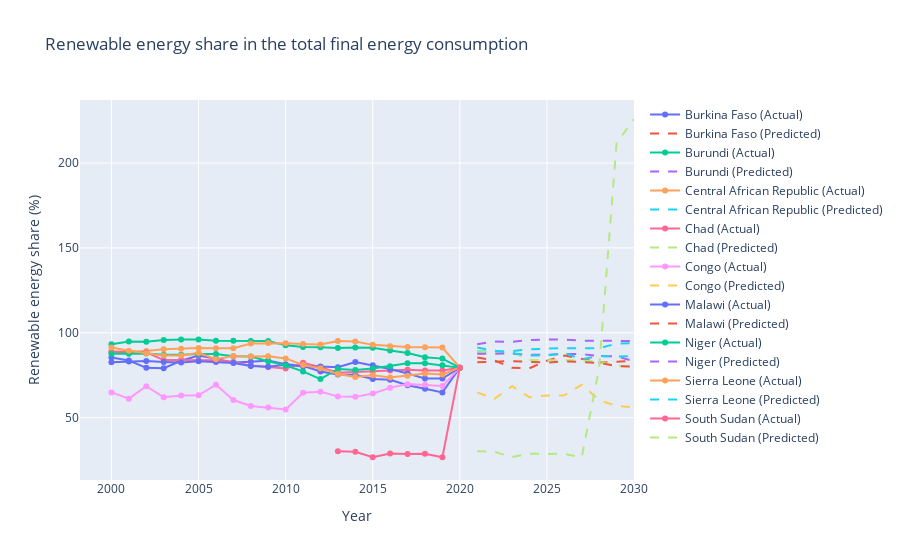

The code cell stored with this chart in its notebook:
### Code cell
# predictions

import numpy as np
import pandas as pd
import plotly.graph_objects as go
from sklearn.pipeline import make_pipeline
from sklearn.preprocessing import PolynomialFeatures, StandardScaler
from sklearn.linear_model import LinearRegression
from sklearn.compose import ColumnTransformer
from sklearn.impute import SimpleImputer

subsaharan_df = pd.read_csv('data/subsaharan-africa.csv')

lowest_countries = ['Chad', 'Niger', 'Burkina Faso', 'South Sudan', 'Central African Republic', 'Congo', 'Burundi', 'Malawi', 'Sierra Leone']

subsaharan_df = subsaharan_df[subsaharan_df['Entity'].isin(lowest_countries)]

features = ['Year',
            'Access to clean fuels for cooking',
            'Renewable-electricity-generating-capacity-per-capita',
            'Electricity from fossil fuels (TWh)',
            'Electricity from nuclear (TWh)',
            'Electricity from renewables (TWh)',
            'Primary energy consumption per capita (kWh/person)',
            'Energy intensity level of primary energy (MJ/$2017 PPP GDP)',
            'gdp_growth',
            'gdp_per_capita'
]

subsaharan_df = subsaharan_df[['Entity'] + ['Renewable energy share in the total final energy consumption (%)'] + features]

degree = 2

columns_to_scale = [col for col in features if col != 'Year']

preprocessor = ColumnTransformer(
    transformers=[
        ('num', make_pipeline(SimpleImputer(strategy='mean'), StandardScaler()), columns_to_scale),
        ('passthrough', 'passthrough', ['Year'])
    ]
)

fig = go.Figure()
subsaharan_df['Renewable energy share in the total final energy consumption (%)'].fillna(subsaharan_df['Renewable energy share in the total final energy consumption (%)'].mean(), inplace=True)
for entity in subsaharan_df['Entity'].unique():
    entity_data = subsaharan_df[subsaharan_df['Entity'] == entity]
    X = entity_data[features]
    y = entity_data['Renewable energy share in the total final energy consumption (%)'].values

    polynomial_model = make_pipeline(preprocessor, PolynomialFeatures(degree), LinearRegression())
    polynomial_model.fit(X, y)

    future_years = np.arange(2021, 2031).reshape(-1, 1)  # Start from the first year to the year 2030
    future_data = pd.DataFrame(future_years, columns=['Year'])
    for col in columns_to_scale:
        future_data[col] = entity_data[col].mean()  # Fill future data with mean values of the columns

    y_pred = polynomial_model.predict(future_data)

    predicted_full_series = np.concatenate((y, y_pred[len(X):]))  # Take historical y and append predicted for future

    fig.add_trace(go.Scatter(x=entity_data['Year'], y=y, mode='lines+markers', name=f'{entity} (Actual)'))

    fig.add_trace(go.Scatter(x=future_years.flatten(), y=predicted_full_series, mode='lines', name=f'{entity} (Predicted)', line=dict(dash='dash')))

fig.update_layout(
    title='Renewable energy share in the total final energy consumption',
    xaxis_title='Year',
    yaxis_title='Renewable energy share (%)',
    showlegend=True
)

fig.show()

### Figure 1 — Plotly figure (JSON) as saved in the notebook; plotly's stock layout.template omitted (floating-point values rounded to 4 significant figures)
{"data": [{"mode": "lines+markers", "name": "Burkina Faso (Actual)", "type": "scatter", "x": [2000, 2001, 2002, 2003, 2004, 2005, 2006, 2007, 2008, 2009, 2010, 2011, 2012, 2013, 2014, 2015, 2016, 2017, 2018, 2019, 2020], "y": [85.41, 83.68, 79.34, 79.08, 83.53, 86.54, 84.62, 82.43, 82.94, 83.6, 81.45, 80.57, 77.18, 75.43, 75.24, 72.71, 72.27, 69.08, 66.97, 64.85, 79.42]}, {"line": {"dash": "dash"}, "mode": "lines", "name": "Burkina Faso (Predicted)", "type": "scatter", "x": [2021, 2022, 2023, 2024, 2025, 2026, 2027, 2028, 2029, 2030], "y": [85.41, 83.68, 79.34, 79.08, 83.53, 86.54, 84.62, 82.43, 82.94, 83.6, 81.45, 80.57, 77.18, 75.43, 75.24, 72.71, 72.27, 69.08, 66.97, 64.85, 79.42]}, {"mode": "lines+markers", "name": "Burundi (Actual)", "type": "scatter", "x": [2000, 2001, 2002, 2003, 2004, 2005, 2006, 2007, 2008, 2009, 2010, 2011, 2012, 2013, 2014, 2015, 2016, 2017, 2018, 2019, 2020], "y": [93.23, 94.84, 94.65, 95.76, 96.04, 96.01, 95.31, 95.29, 95.15, 95.18, 92.57, 91.65, 91.45, 91.08, 91.28, 91.15, 89.52, 88.12, 85.58, 84.77, 79.42]}, {"line": {"dash": "dash"}, "mode": "lines", "name": "Burundi (Predicted)", "type": "scatter", "x": [2021, 2022, 2023, 2024, 2025, 2026, 2027, 2028, 2029, 2030], "y": [93.23, 94.84, 94.65, 95.76, 96.04, 96.01, 95.31, 95.29, 95.15, 95.18, 92.57, 91.65, 91.45, 91.08, 91.28, 91.15, 89.52, 88.12, 85.58, 84.77, 79.42]}, {"mode": "lines+markers", "name": "Central African Republic (Actual)", "type": "scatter", "x": [2000, 2001, 2002, 2003, 2004, 2005, 2006, 2007, 2008, 2009, 2010, 2011, 2012, 2013, 2014, 2015, 2016, 2017, 2018, 2019, 2020], "y": [88.9, 88.92, 89.22, 90.25, 90.64, 90.96, 90.8, 90.88, 93.64, 93.91, 93.84, 93.33, 93.07, 95.08, 94.82, 92.86, 92.11, 91.58, 91.42, 91.26, 79.42]}, {"line": {"dash": "dash"}, "mode": "lines", "name": "Central African Republic (Predicted)", "type": "scatter", "x": [2021, 2022, 2023, 2024, 2025, 2026, 2027, 2028, 2029, 2030], "y": [88.9, 88.92, 89.22, 90.25, 90.64, 90.96, 90.8, 90.88, 93.64, 93.91, 93.84, 93.33, 93.07, 95.08, 94.82, 92.86, 92.11, 91.58, 91.42, 91.26, 79.42]}, {"mode": "lines+markers", "name": "Chad (Actual)", "type": "scatter", "x": [2000, 2001, 2002, 2003, 2004, 2005, 2006, 2007, 2008, 2009, 2010, 2011, 2012, 2013, 2014, 2015, 2016, 2017, 2018, 2019, 2020], "y": [88.7, 88.6, 88.53, 83.91, 84, 83.82, 83.74, 82.8, 80.63, 79.78, 79.01, 82.37, 79.73, 76.45, 76.86, 77.35, 77.77, 78.27, 77.7, 77.79, 79.42]}, {"line": {"dash": "dash"}, "mode": "lines", "name": "Chad (Predicted)", "type": "scatter", "x": [2021, 2022, 2023, 2024, 2025, 2026, 2027, 2028, 2029, 2030], "y": [88.7, 88.6, 88.53, 83.91, 84, 83.82, 83.74, 82.8, 80.63, 79.78, 79.01, 82.37, 79.73, 76.45, 76.86, 77.35, 77.77, 78.27, 77.7, 77.79, 79.42]}, {"mode": "lines+markers", "name": "Congo (Actual)", "type": "scatter", "x": [2000, 2001, 2002, 2003, 2004, 2005, 2006, 2007, 2008, 2009, 2010, 2011, 2012, 2013, 2014, 2015, 2016, 2017, 2018, 2019, 2020], "y": [64.86, 61.18, 68.53, 61.99, 63.03, 63.11, 69.42, 60.34, 56.86, 56.03, 54.8, 64.62, 65.3, 62.47, 62.23, 64.15, 67.61, 69.73, 69.34, 68.67, 79.42]}, {"line": {"dash": "dash"}, "mode": "lines", "name": "Congo (Predicted)", "type": "scatter", "x": [2021, 2022, 2023, 2024, 2025, 2026, 2027, 2028, 2029, 2030], "y": [64.86, 61.18, 68.53, 61.99, 63.03, 63.11, 69.42, 60.34, 56.86, 56.03, 54.8, 64.62, 65.3, 62.47, 62.23, 64.15, 67.61, 69.73, 69.34, 68.67, 79.42]}, {"mode": "lines+markers", "name": "Malawi (Actual)", "type": "scatter", "x": [2000, 2001, 2002, 2003, 2004, 2005, 2006, 2007, 2008, 2009, 2010, 2011, 2012, 2013, 2014, 2015, 2016, 2017, 2018, 2019, 2020], "y": [82.62, 83.13, 83.3, 82.83, 82.45, 83.17, 82.8, 82.21, 80.39, 80.01, 81.21, 80.17, 80.11, 79.68, 82.7, 80.87, 78.69, 75.94, 73.03, 73.02, 79.42]}, {"line": {"dash": "dash"}, "mode": "lines", "name": "Malawi (Predicted)", "type": "scatter", "x": [2021, 2022, 2023, 2024, 2025, 2026, 2027, 2028, 2029, 2030], "y": [82.62, 83.13, 83.3, 82.83, 82.45, 83.17, 82.8, 82.21, 80.39, 80.01, 81.21, 80.17, 80.11, 79.68, 82.7, 80.87, 78.69, 75.94, 73.03, 73.02, 79.42]}, {"mode": "lines+markers", "name": "Niger (Actual)", "type": "scatter", "x": [2000, 2001, 2002, 2003, 2004, 2005, 2006, 2007, 2008, 2009, 2010, 2011, 2012, 2013, 2014, 2015, 2016, 2017, 2018, 2019, 2020], "y": [87.62, 87.7, 87.74, 86.97, 86.99, 87.54, 87.43, 86.17, 86.06, 83.25, 80.67, 77.23, 72.71, 78.7, 78.08, 78.88, 80.25, 82.01, 82, 80.83, 79.42]}, {"line": {"dash": "dash"}, "mode": "lines", "name": "Niger (Predicted)", "type": "scatter", "x": [2021, 2022, 2023, 2024, 2025, 2026, 2027, 2028, 2029, 2030], "y": [87.62, 87.7, 87.74, 86.97, 86.99, 87.54, 87.43, 86.17, 86.06, 83.25, 80.67, 77.23, 72.71, 78.7, 78.08, 78.88, 80.25, 82.01, 82, 80.83, 79.42]}, {"mode": "lines+markers", "name": "Sierra Leone (Actual)", "type": "scatter", "x": [2000, 2001, 2002, 2003, 2004, 2005, 2006, 2007, 2008, 2009, 2010, 2011, 2012, 2013, 2014, 2015, 2016, 2017, 2018, 2019, 2020], "y": [91.31, 89.38, 87.99, 86.53, 86.58, 88.13, 84.37, 86.35, 86.03, 86.14, 84.89, 81, 79.06, 75.67, 73.88, 75, 73.6, 74.61, 75.95, 75.44, 79.42]}, {"line": {"dash": "dash"}, "mode": "lines", "name": "Sierra Leone (Predicted)", "type": "scatter", "x": [2021, 2022, 2023, 2024, 2025, 2026, 2027, 2028, 2029, 2030], "y": [91.31, 89.38, 87.99, 86.53, 86.58, 88.13, 84.37, 86.35, 86.03, 86.14, 84.89, 81, 79.06, 75.67, 73.88, 75, 73.6, 74.61, 75.95, 75.44, 79.42]}, {"mode": "lines+markers", "name": "South Sudan (Actual)", "type": "scatter", "x": [2013, 2014, 2015, 2016, 2017, 2018, 2019, 2020], "y": [30.13, 29.85, 26.7, 28.79, 28.63, 28.65, 26.65, 79.42]}, {"line": {"dash": "dash"}, "mode": "lines", "name": "South Sudan (Predicted)", "type": "scatter", "x": [2021, 2022, 2023, 2024, 2025, 2026, 2027, 2028, 2029, 2030], "y": [30.13, 29.85, 26.7, 28.79, 28.63, 28.65, 26.65, 79.42, 211.7, 225.9]}], "layout": {"showlegend": true, "title": {"text": "Renewable energy share in the total final energy consumption"}, "xaxis": {"title": {"text": "Year"}}, "yaxis": {"title": {"text": "Renewable energy share (%)"}}}}
